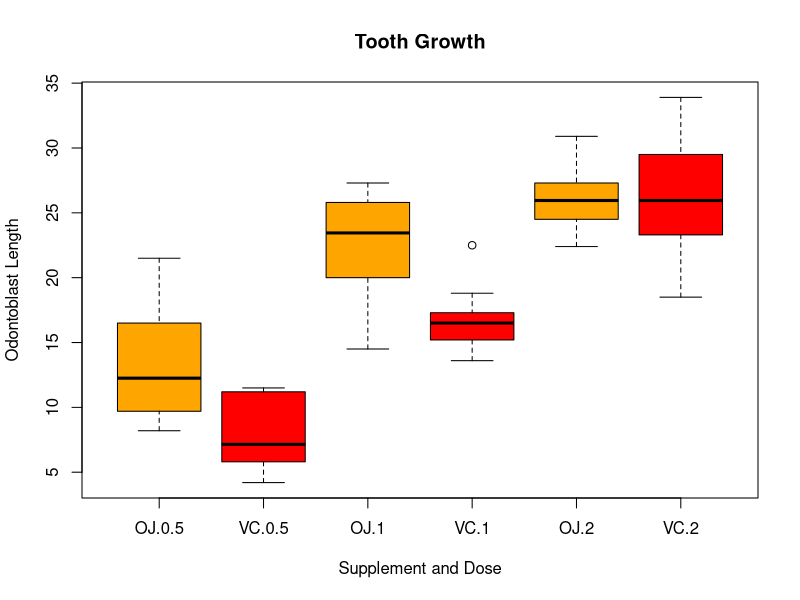
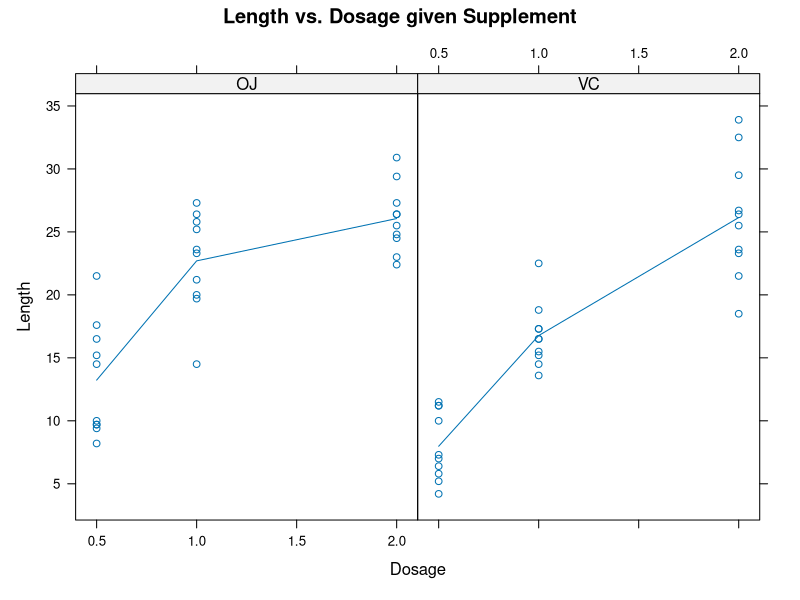

These figures' R source, in order:
## ---- chunk 1
boxplot(len ~ supp * dose, data = ToothGrowth,
        col = c("orange","red"), main = "Tooth Growth", 
        xlab = "Supplement and Dose", ylab = "Odontoblast Length")
## ---- chunk 2
str(ToothGrowth)  # Show structure of ToothGrowth data
## ---- chunk 3
library(lattice)
xyplot(len ~ dose | supp,  # Plot length vs dosage given supplement
       data = ToothGrowth, xlab = "Dosage", ylab = "Length",
       main = "Length vs. Dosage given Supplement",
       type = c("p", "a"))  # Adds line through mean of lengths based on dosage
## ---- chunk 4
t.test(len ~ supp, data = ToothGrowth)
## ---- chunk 5
t.test(ToothGrowth$len[ToothGrowth$dose == 1], 
       ToothGrowth$len[ToothGrowth$dose == 0.5])
## ---- chunk 6
t.test(ToothGrowth$len[ToothGrowth$dose == 2], 
       ToothGrowth$len[ToothGrowth$dose == 1])
## ---- chunk 7
t.test(ToothGrowth$len[ToothGrowth$dose == 2], 
       ToothGrowth$len[ToothGrowth$dose == 0.5])
## ---- chunk 8
t.test(ToothGrowth$len[ToothGrowth$supp == "OJ" & ToothGrowth$dose == 0.5], 
       ToothGrowth$len[ToothGrowth$supp == "VC" & ToothGrowth$dose == 0.5])
## ---- chunk 9
t.test(ToothGrowth$len[ToothGrowth$supp == "OJ" & ToothGrowth$dose == 1], 
       ToothGrowth$len[ToothGrowth$supp == "VC" & ToothGrowth$dose == 1])
## ---- chunk 10
t.test(ToothGrowth$len[ToothGrowth$supp == "OJ" & ToothGrowth$dose == 2], 
       ToothGrowth$len[ToothGrowth$supp == "VC" & ToothGrowth$dose == 2])
